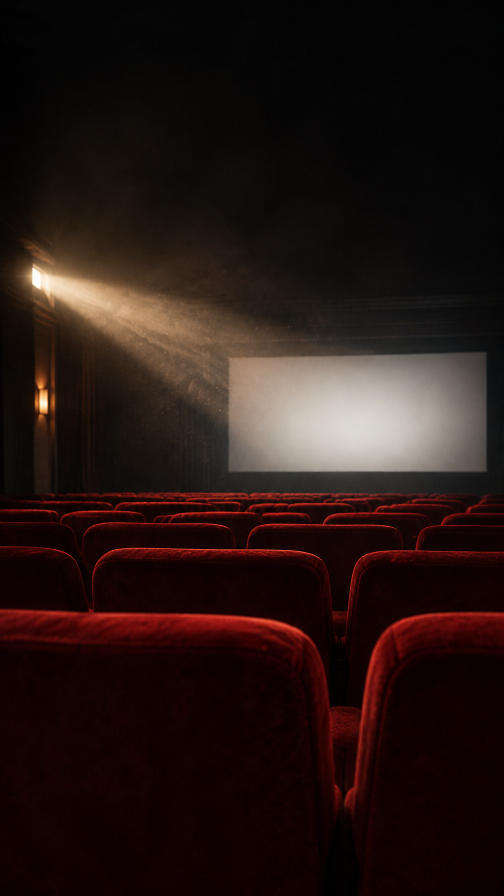
#> input picture videos/ebp-research-before-production/assets/photos/p1-room-9x16.jpg, 1008 x 1792 px, found by its file name (shown at 1/2 size); its folder holds 4 pictures in this run
$ python prep_plates.py
#> lines starting #> are read from the running program, lines starting #| are printed output that depends on the picture
# Derived plates for the film. Run from the project root:  python tools/prep_plates.py
# Blurred, darkened copies so no full-frame CSS blur/filter runs per frame in the render:
#   p1-room-<fmt>-blur.jpg (F3 proof background), p3-set-<fmt>-blur.jpg (F1/F5 backdrop behind the 3D clapperboard)
from PIL import Image, ImageEnhance, ImageFilter
for fmt in ('9x16', '16x9'):
    for name, r, b in (('p1-room', 22, 0.42), ('p3-set', 9, 0.62)):
        im = Image.open(f'assets/photos/{name}-{fmt}.jpg').convert('RGB')
#> im is the input picture: PIL image 1008x1792 RGB; mean R, G, B 37.2, 22.1, 18.8
        im = im.filter(ImageFilter.GaussianBlur(r)); im = ImageEnhance.Brightness(im).enhance(b)
#> after `im = im.filter(ImageFilter.GaussianBlur(r))`:
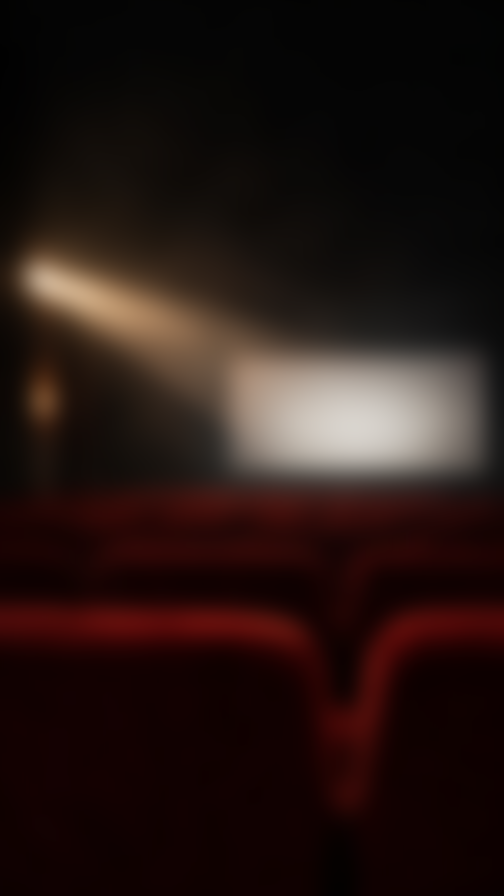
#> im: PIL image 1008x1792 RGB (shown at 1/2 size); mean R, G, B 37.2, 22.1, 18.8
#> after `im = ImageEnhance.Brightness(im).enhance(b)`:
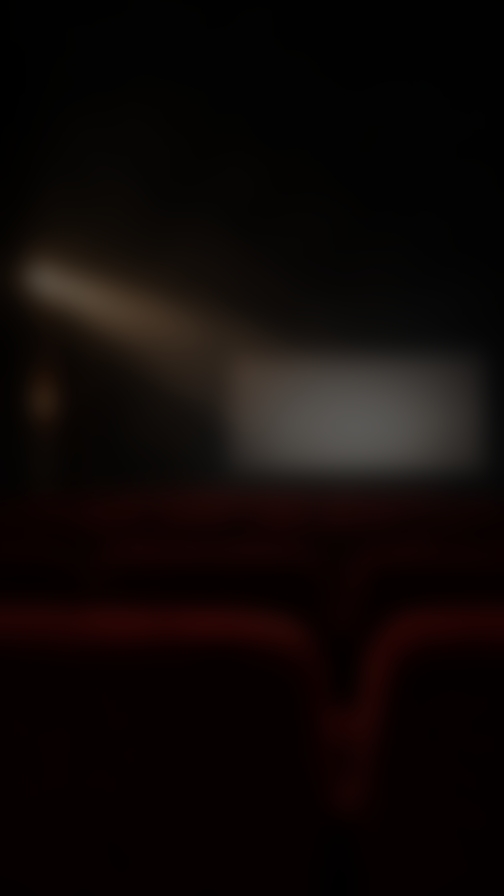
#> im: PIL image 1008x1792 RGB (shown at 1/2 size); mean R, G, B 15.1, 8.8, 7.5
        im.save(f'assets/photos/{name}-{fmt}-blur.jpg', quality=90); print('wrote', f'{name}-{fmt}-blur.jpg')
#| wrote p1-room-9x16-blur.jpg
#> (the run stopped early here; a loop or call above may not have finished)
